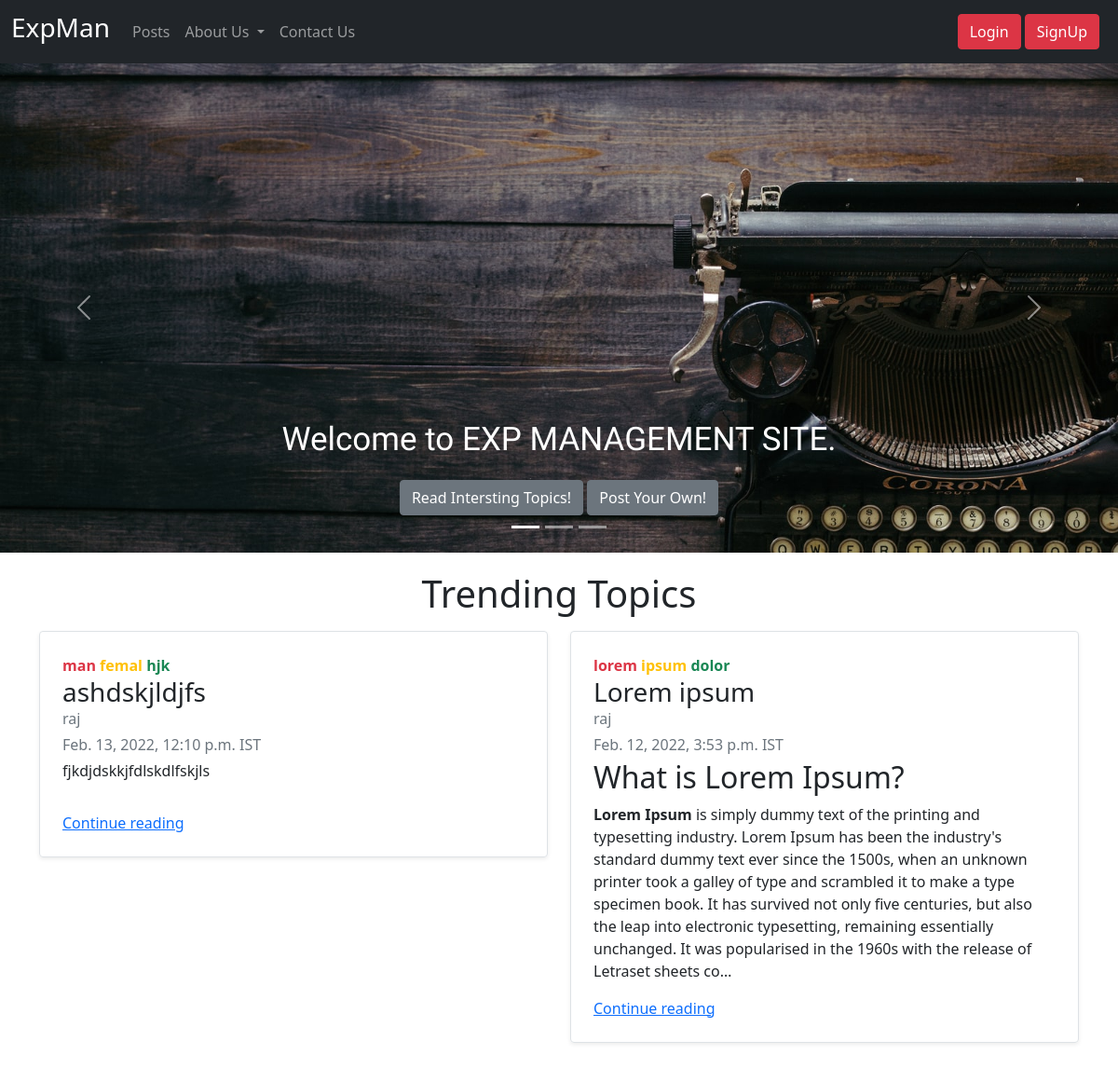
The app's page /, older data.
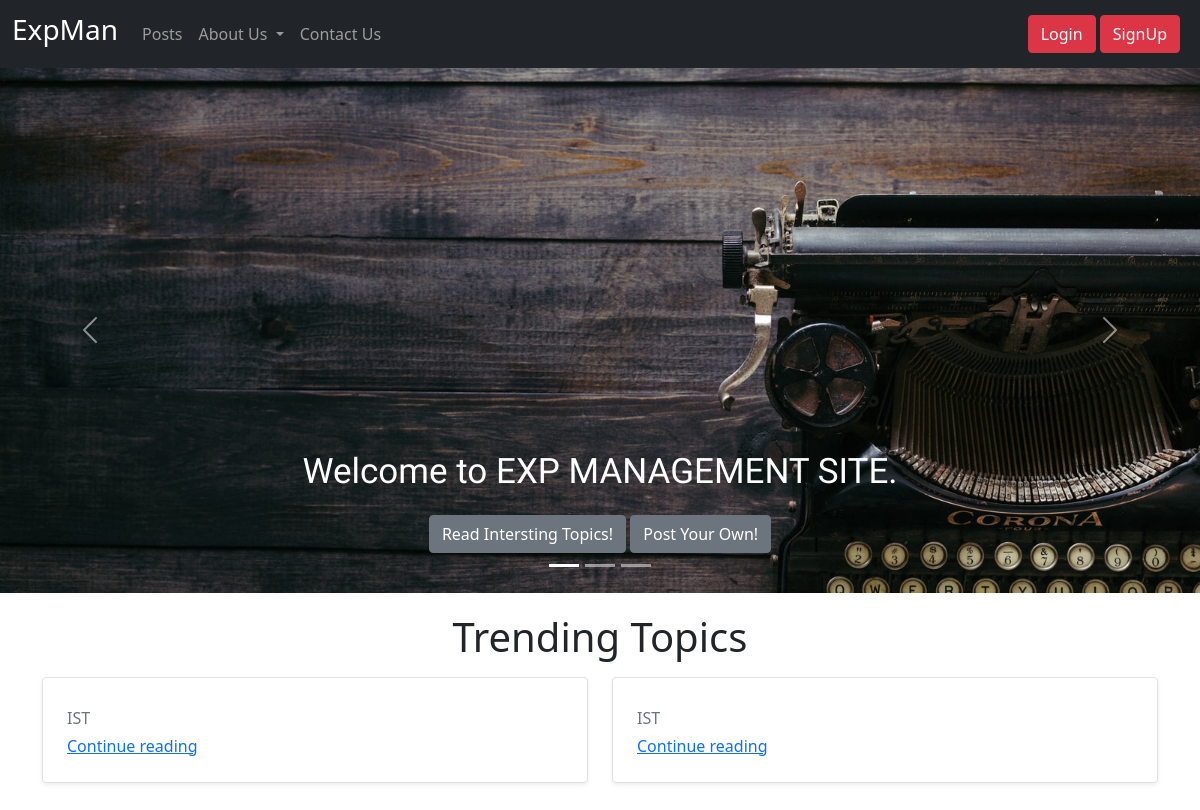
The same page, newer data.
### main/models.py (models this page shows, shortened)
class Post(models.Model):
    author=models.ForeignKey(Account,on_delete=models.CASCADE)
    title=models.CharField(max_length=15)
    date_created = models.DateTimeField(auto_now_add=True)
    likes = models.ManyToManyField(Account, related_name='like')
    content=models.TextField()

class Tags(models.Model):
    Post=models.ForeignKey(Post,on_delete=models.CASCADE)
    tag=models.CharField(max_length=15)

class Account(AbstractBaseUser):
    email=models.EmailField(verbose_name="email",max_length=60,unique=True)
    username=models.CharField(max_length=30,unique=True)
    date_joined=models.DateTimeField(verbose_name="date joined",auto_now_add=True)
    last_login=models.DateTimeField(verbose_name="last login",auto_now=True)
    is_admin=models.BooleanField(default=False)
    is_active=models.BooleanField(default=True)
    is_staff=models.BooleanField(default=False)
    is_superuser=models.BooleanField(default=False)
    gender=models.CharField(max_length=1,choices=(("M","MALE"),("F","FEMALE")))
    profession=models.CharField(max_length=1,choices=(("S","STUDENT"),("P","PROFESSIONAL")))
    bio=models.CharField(max_length=200)
    profile_photo=models.ImageField(upload_to='images')
    USERNAME_FIELD='email'
    REQUIRED_FIELDS=['username',]
    objects=MyAccountManager()

### main/views.py (the view, shortened to what this page needs)
# urls.py: 2. Add a URL to urlpatterns:  path('', views.home, name='home')
def home(request):
    trending=Post.objects.annotate(num_likes=Count("likes")).order_by("-num_likes")[:2]
    print(trending)
    if request.POST and 'login' in request.POST and not request.user.is_authenticated:
        a,b=login(request)
        if not a:
            return render(request,"home.html",{"error":b,"show":True,"trending":trending})
        else:
            return render(request,"home.html",{"success":" ","show":True,"trending":trending})
    return render(request,"home.html",{"trending":trending})

### main/templates/home.html (shortened to what this page needs)
{%extends "index.html"%}
{% load static %}
{%block content%}
  <div id="carouselExampleCaptions" class="carousel slide" data-bs-ride="carousel">
    <div class="carousel-indicators">
      <button type="button" data-bs-target="#carouselExampleCaptions" data-bs-slide-to="0" class="active"
        aria-current="true" aria-label="Slide 1"></button>
      <button type="button" data-bs-target="#carouselExampleCaptions" data-bs-slide-to="1"
        aria-label="Slide 2"></button>
      <button type="button" data-bs-target="#carouselExampleCaptions" data-bs-slide-to="2"
        aria-label="Slide 3"></button>
    </div>
    <div class="carousel-inner carousel-fade">
      <div class="carousel-item active">
        <img src="{%static '/images_home/1.png'%}" class="d-block w-100" alt="...">
        <div class="carousel-caption d-none d-md-block">
          <p class="homeUnderImg text-white" id="carsCol" >Welcome to EXP MANAGEMENT SITE.</p>
          <a href="/posts" button class="btn btn-secondary">Read Intersting Topics!</a>
          <a href="/create_post" class="btn btn-secondary">Post Your Own!</a>
        </div>
      </div>
    </div>
    <button class="carousel-control-prev" type="button" data-bs-target="#carouselExampleCaptions" data-bs-slide="prev">
      <span class="carousel-control-prev-icon" aria-hidden="true"></span>
    </button>
    <button class="carousel-control-next" type="button" data-bs-target="#carouselExampleCaptions" data-bs-slide="next">
      <span class="carousel-control-next-icon" aria-hidden="true"></span>
    </button>
  </div>
  <h1 class="trendHead">Trending Topics</h1>
  <div class="container my-3">
    <div class="row mb-2">
      <div class="col-md-6">
        <div class="row g-0 border rounded overflow-hidden flex-md-row mb-4 shadow-sm h-md-250 position-relative"
            id="readPost">
            <div class="col p-4 d-flex flex-column position-static" id="ptContent">
                <div>
                    <b class="mb-2 text-danger needsInline">{{trending.0.tags_set.all.0.tag}}</b>
                    <b class="mb-2 text-warning needsInline">{{trending.0.tags_set.all.1.tag}}</b>
                    <b class="mb-2 text-success needsInline">{{trending.0.tags_set.all.2.tag}}</b>
                </div>
                <h3 class="mb-0">{{trending.0.title}}</h3>
                <div class="mb-1 text-muted">{{trending.0.author.username}}</div>
                <div class="mb-1 text-muted">{{trending.0.date_created}} IST</div>
                <p class="card-text mb-auto">{{trending.0.content|safe|truncatechars:500}}</p>
                <a href="/posts/{{trending.0.id}}" class="stretched-links">Continue reading</a>
            </div>
        </div></div>
      <div class="col-md-6">
        <div class="row g-0 border rounded overflow-hidden flex-md-row mb-4 shadow-sm h-md-250 position-relative"
            id="readPost">
            <div class="col p-4 d-flex flex-column position-static" id="ptContent">
                <div>
                    <b class="mb-2 text-danger needsInline">{{trending.1.tags_set.all.0.tag}}</b>
                    <b class="mb-2 text-warning needsInline">{{trending.1.tags_set.all.1.tag}}</b>
                    <b class="mb-2 text-success needsInline">{{trending.1.tags_set.all.2.tag}}</b>
                </div>
                <h3 class="mb-0">{{trending.1.title}}</h3>
                <div class="mb-1 text-muted">{{trending.1.author.username}}</div>
                <div class="mb-1 text-muted">{{trending.1.date_created}} IST</div>
                <p class="card-text mb-auto">{{trending.1.content|safe|truncatechars:500}}</p>
                <a href="/posts/{{trending.1.id}}" class="stretched-links">Continue reading</a>
            </div>
        </div>
      </div>
    </div>
  </div>
{%endblock%}

Row changes from the older to the newer data that the page shows:
removed Post: id.tag "man", id.tag "femal", id.tag "hjk", title "ashdskjldjfs", author.username "raj", date_created "Feb. 13, 2022, 12:10 p.m.", content "fjkdjdskkjfdlskdlfskjls"
removed Post: id.tag "lorem", id.tag "ipsum", id.tag "dolor", title "Lorem ipsum", author.username "raj", date_created "Feb. 12, 2022, 3:53 p.m.", content "What is Lorem Ipsum? Lorem Ipsum is simply dummy text of the printing and typesetting industry. Lorem Ipsum has been the industry's standard dummy text ever since the 1500s, when an unknown printer took a galley of type and scrambled it to make a type specimen book. It has survived not only five centuries, but also the leap into electronic typesetting, remaining essentially unchanged. It was popularised in the 1960s with the release of Letraset sheets co…"
